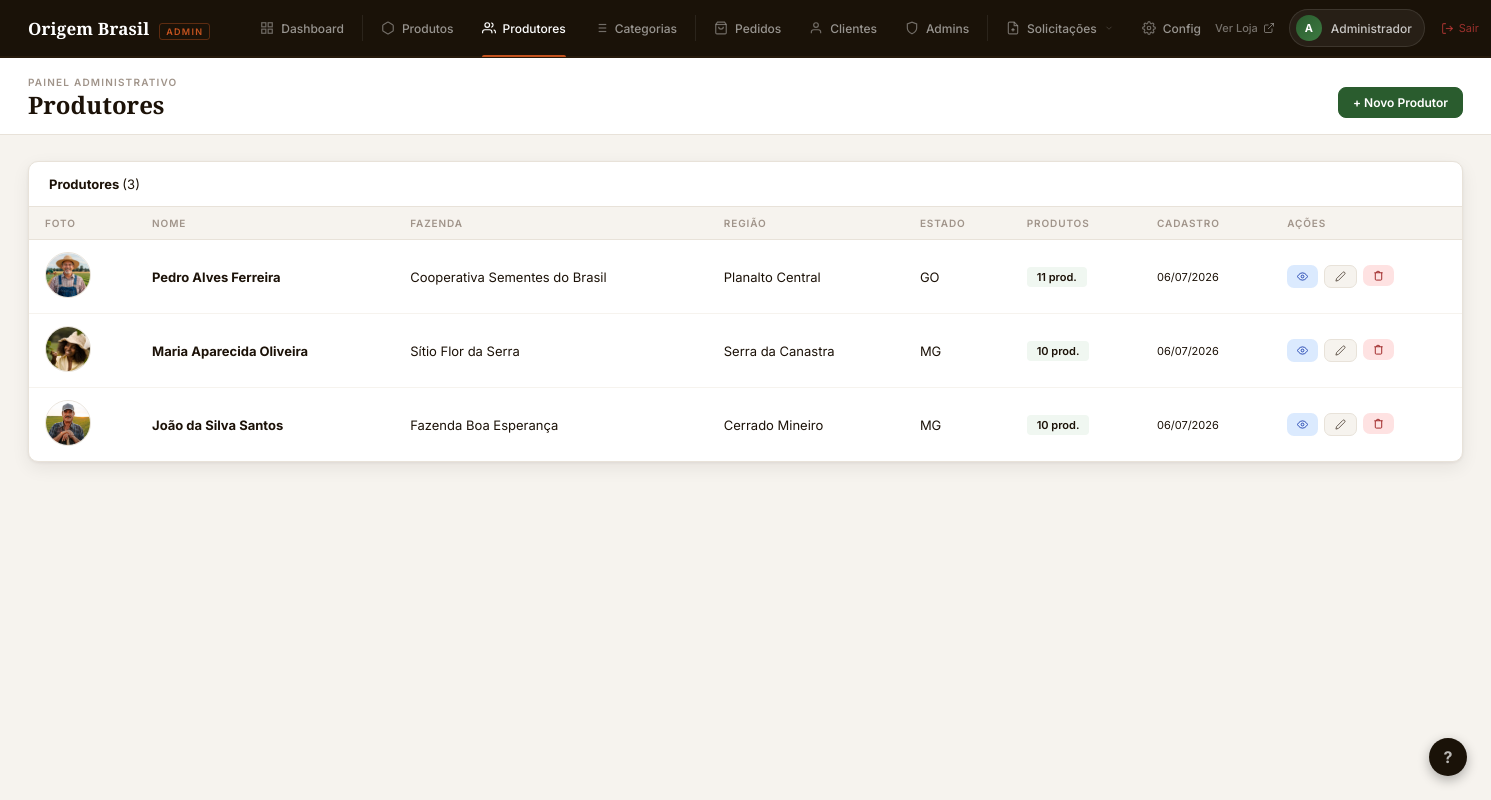
/adm/produtores.php (signed in), run on the app's committed database.
### tables this page shows
CREATE TABLE IF NOT EXISTS produtores (
    id          INT AUTO_INCREMENT PRIMARY KEY,
    usuario_id  INT NULL UNIQUE,
    nome        VARCHAR(100) NOT NULL,
    foto        VARCHAR(255),
    historia    TEXT,
    fazenda     VARCHAR(100),
    regiao      VARCHAR(100),
    estado      VARCHAR(50),
    latitude    DECIMAL(10,8),
    longitude   DECIMAL(11,8),
    criado_em   TIMESTAMP DEFAULT CURRENT_TIMESTAMP,
    FOREIGN KEY (usuario_id) REFERENCES usuarios(id) ON DELETE SET NULL
);

### adm/produtores.php (the view, shortened to what this page needs)
<?php
include("../conexao.php");
$acao = $_GET['acao'] ?? 'lista';
$lista = mysqli_fetch_all(mysqli_query($conexao,
    "SELECT pr.*, COUNT(p.id) AS total_produtos FROM produtores pr
     LEFT JOIN produtos p ON p.produtor_id=pr.id GROUP BY pr.id ORDER BY pr.id DESC"
), MYSQLI_ASSOC);
$topbar_action = ($acao==='lista')
    ? '<a href="produtores.php?acao=form" class="topbar-btn primary">+ Novo Produtor</a>'
    : '<a href="produtores.php" class="topbar-btn">← Voltar</a>';
include('layout.php');
?>
<?php if ($acao === 'lista'): ?>
<div class="card">
    <div class="card-header"><h3>Produtores <span style="color:var(--text-3);font-weight:400;">(<?php echo count($lista); ?>)</span></h3></div>
    <table class="adm-table">
        <thead><tr><th>Foto</th><th>Nome</th><th>Fazenda</th><th>Região</th><th>Estado</th><th>Produtos</th><th>Cadastro</th><th>Ações</th></tr></thead>
        <tbody>
        <?php foreach ($lista as $p): ?>
        <tr>
            <td>
                <?php if ($p['foto']): ?>
                <img src="../<?php echo htmlspecialchars($p['foto']); ?>" class="img-thumb" style="border-radius:50%;" onerror="this.style.display='none'">
                <?php else: ?>
                <div class="avatar-circle"><?php echo mb_strtoupper(mb_substr($p['nome'],0,1)); ?></div>
                <?php endif; ?>
            </td>
            <td><strong><?php echo htmlspecialchars($p['nome']); ?></strong></td>
            <td><?php echo htmlspecialchars($p['fazenda']??'–'); ?></td>
            <td><?php echo htmlspecialchars($p['regiao']??'–'); ?></td>
            <td><?php echo htmlspecialchars($p['estado']??'–'); ?></td>
            <td><span class="badge" style="background:#f0f7f1;color:var(--green);"><?php echo $p['total_produtos']; ?> prod.</span></td>
            <td style="font-size:11px;color:var(--text-3);"><?php echo date('d/m/Y', strtotime($p['criado_em'])); ?></td>
            <td>
                <div style="display:flex;gap:6px;">
                    <a href="../produtor.php?id=<?php echo $p['id']; ?>" target="_blank" class="btn btn-blue" style="padding:5px 10px;font-size:11px;"><svg style="width:1em;height:1em;vertical-align:middle;display:inline-block;stroke:currentColor;fill:none;stroke-width:2;" viewBox="0 0 24 24"><path d="M1 12s4-8 11-8 11 8 11 8-4 8-11 8-11-8-11-8z"/><circle cx="12" cy="12" r="3"/></svg></a>
                    <a href="produtores.php?acao=form&id=<?php echo $p['id']; ?>" class="btn btn-gray" style="padding:5px 10px;font-size:11px;"><svg style="width:1em;height:1em;vertical-align:middle;display:inline-block;stroke:currentColor;fill:none;stroke-width:2;" viewBox="0 0 24 24"><path d="M17 3a2.828 2.828 0 1 1 4 4L7.5 20.5 2 22l1.5-5.5L17 3z"/></svg></a>
                    <form method="POST" onsubmit="return confirm('Excluir produtor?')" style="display:inline;">
                        <button class="btn btn-red" style="padding:5px 10px;font-size:11px;"><svg style="width:1em;height:1em;vertical-align:middle;display:inline-block;stroke:currentColor;fill:none;stroke-width:2;" viewBox="0 0 24 24"><polyline points="3 6 5 6 21 6"/><path d="M19 6v14a2 2 0 0 1-2 2H7a2 2 0 0 1-2-2V6m3 0V4a1 1 0 0 1 1-1h4a1 1 0 0 1 1 1v2"/></svg></button>
                    </form>
                </div>
            </td>
        </tr>
        <?php endforeach; ?>
        </tbody>
    </table>
</div>
<?php endif; ?>
</div></main></body></html>

### adm/layout.php (style rules this page uses)
*,*::before,*::after { box-sizing:border-box;margin:0;padding:0 }
:root { --soil:#1A1208; --soil-2:#261A0C; --stem:#2A5C2E; --stem-2:#3D7A42; --clay:#C4531F; --clay-light:#FBF0EB; --cream:#F6F3EE; --parchment:#FFFFFF; --ink:#1C1208; --ink-2:#5C5046; --dust:#A0948A; --border:#E8E2D9; --radius:10px; --shadow:0 1px 3px rgba(26,18,8,.06),0 6px 18px rgba(26,18,8,.07); }
body { font-family:'Inter',sans-serif;background:var(--cream);color:var(--ink);min-height:100vh;display:flex;flex-direction:column;font-size:14px; }
a { text-decoration:none;color:inherit; }
button { font-family:'Inter',sans-serif;cursor:pointer; }
.card { background:var(--parchment);border:1px solid var(--border);border-radius:var(--radius);overflow:hidden;margin-bottom:20px;box-shadow:var(--shadow); }
.card-header { padding:14px 20px;border-bottom:1px solid var(--border); display:flex;align-items:center;justify-content:space-between; }
.card-header h3 { font-size:13px;font-weight:700;color:var(--ink); }
table.adm-table { width:100%;border-collapse:collapse; }
.adm-table th { font-size:10px;text-transform:uppercase;letter-spacing:.09em; color:var(--dust);font-weight:600;padding:10px 16px; background:var(--cream);border-bottom:1px solid var(--border);text-align:left; }
.adm-table td { font-size:13px;padding:12px 16px;border-bottom:1px solid var(--cream);vertical-align:middle;color:var(--ink); }
.adm-table tr:last-child td { border-bottom:none; }
.badge { display:inline-flex;align-items:center;gap:4px;padding:3px 10px;border-radius:4px;font-size:11px;font-weight:600;white-space:nowrap; }
.btn { display:inline-flex;align-items:center;gap:6px;padding:7px 14px;border:none;border-radius:7px;font-size:12px;font-weight:600;cursor:pointer;transition:all .15s; }
.btn-red { background:#FEE2E2;color:#991B1B; }
.btn-blue { background:#DBEAFE;color:#1E40AF; }
.btn-gray { background:var(--cream);color:var(--ink-2);border:1px solid var(--border); }
.btn svg { width:14px;height:14px; }
.topbar-btn { padding:7px 14px;border:1px solid var(--border);background:var(--parchment); border-radius:8px;font-size:12px;font-weight:600;color:var(--ink-2); display:inline-flex;align-items:center;gap:6px;cursor:pointer;transition:all .15s; }
.topbar-btn.primary { background:var(--stem);color:#fff;border-color:var(--stem); }
.img-thumb { width:46px;height:46px;object-fit:cover;border-radius:7px;background:var(--cream);border:1px solid var(--border); }

### data on the page
produtores: foto (picture), nome "Pedro Alves Ferreira", fazenda "Cooperativa Sementes do Brasil", regiao "Planalto Central", estado "GO", total_produtos "11", criado_em "06/07/2026"
produtores: foto (picture), nome "Maria Aparecida Oliveira", fazenda "Sítio Flor da Serra", regiao "Serra da Canastra", estado "MG", total_produtos "10", criado_em "06/07/2026"
produtores: foto (picture), nome "João da Silva Santos", fazenda "Fazenda Boa Esperança", regiao "Cerrado Mineiro", estado "MG", total_produtos "10", criado_em "06/07/2026"

### other printed values
mb_strtoupper(mb_substr($_SESSION['nome'],0,1)) "A"
explode(' ',$_SESSION['nome'])[0] "Administrador"
$page_title "Produtores"
count($lista) "3"
